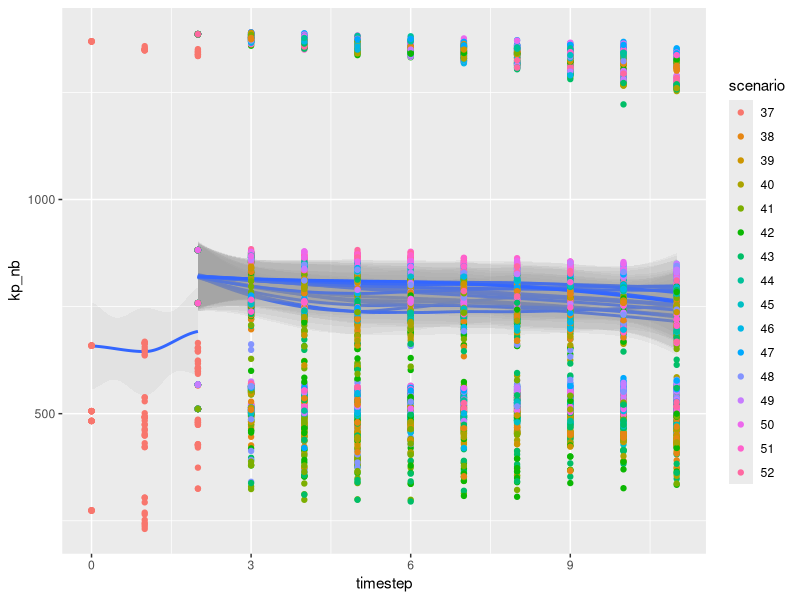

Write the R code that produced this figure.
library(tidyverse)
surf <- read_csv("surf/surf_output.csv")
print(head(surf))

surf %>% 
  mutate(scenario = as.factor(scenario)) %>% 
  ggplot(aes(x = timestep, y = kp_nb)) +
  geom_smooth(aes(group = scenario), alpha=0.1, method="loess")+
  geom_point(aes(group=scenario, color=scenario))
